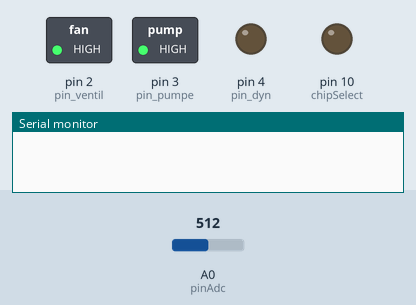
Recording of a sketch running on a simulated Arduino Uno, built with avr-gcc and run on an emulated ATmega328P. On the bench: switched loads named in the sketch (green lamp = pin HIGH), output pins drawn as LEDs (lit = HIGH), the last lines printed to the serial monitor. The inputs (shaded band) are chosen by the test bench; at power-on: A0 (pinAdc) = 512. The local clock reads 2024-03-15 10:24:30 at power-on unless the sketch sets it; storage starts empty.

Above: at 0.1 s.
At 2.1 s:
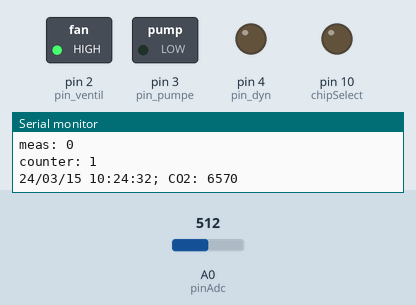
At 30.3 s:
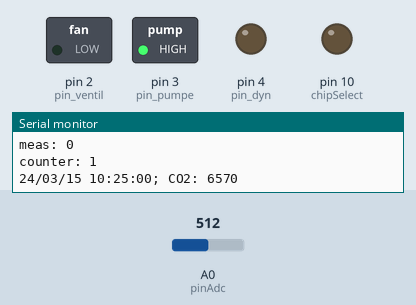
Timing chart, 0 to 31.8 s (numbered marks = the images above):
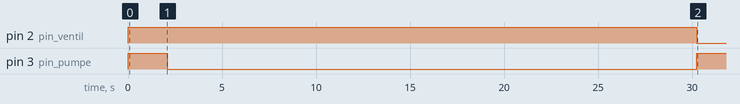

The sketch:

injektion_relais_init.ino
```cpp
// Load needed packages -----------------------------------------------------------------------
#include "RTClib.h" //Time
#include "SdFat.h" //SD-card
#include "SPI.h" //needed by SD library


// Create needed variables --------------------------------------------------------------------

// other input variables ------------------------------------------------
int intervall_s = 1;
int intervall_min = 0;
int relais_h = 6; //Pause zwischen inj messungen in stunden
int ventil_mins = 6; //Zeitraum in dem das ventil offen ist und die inj Kammer misst
int pumpe_mins = 1; //how many minutes does the pump pump

//initial measurements
int counter = 0;//counts the initial measurements
int meas = 0;//changes between 0 = Pump and 1 =  Measurement
int n_counts = 5;//number of initial measurements
int t_init = 0;//minutes before first measurement

//Time
RTC_DS1307 rtc; //Defines the real Time Object

// Pins variables
const float VRefer = 5;       // voltage of adc reference
const int pinAdc   = A0;
const int pin_ventil = 2;
const int pin_pumpe = 3;
const int pin_dyn = 4;

 //SD variables----------------------------------------------------
SdFat sd;
const int chipSelect = 10; //Select the pin the SD card uses for communication
  //if Pin 10 is used for something else the SD library will not work
SdFile file; //Variable for the logging of data
char filename[] = "yymmdd_inj.TXT";
char date_char[] = "yy/mm/dd HH:MM:SS";

//Variable for USB connection
#define ECHO_TO_SERIAL 1 //check if Arduino is connected via USB (aka to a PC)
  //if False the lines regarding the Serial Monitor are not executed
unsigned int baudrate = 38400;


// Setup ----------------------------------------------------------------------
void setup(){
 // datetime -----------------------------------

   if (! rtc.begin()) {
    Serial.println("Couldn't find RTC");
    while (1);
  }

  if (! rtc.isrunning()) {
//    Uhrzeit einmalig adjusten dann auskommentieren
//    rtc.adjust(DateTime(F(__DATE__), F(__TIME__)));
  }

//output pins
  pinMode(chipSelect, OUTPUT);
  pinMode(pin_ventil, OUTPUT);
  pinMode(pin_pumpe, OUTPUT);
  pinMode(pin_dyn, OUTPUT);

  digitalWrite(pin_ventil,HIGH);
  digitalWrite(pin_pumpe,HIGH);
  digitalWrite(pin_dyn,LOW);
//SD -------------------------------------------------------
   #if ECHO_TO_SERIAL //if USB connection exists do the following:
   Serial.begin(baudrate); //Activate Serial Monitor
   #endif ECHO_TO_SERIAL
}

// loop -----------------------------------------------------
void loop(){
  if(sd.begin(chipSelect, SPI_HALF_SPEED)){

  get_filename();
  write_header();

    DateTime now1 = rtc.now(); //Get the current time

    // Warten -------------------------------------------------------------
    if(intervall_min > 0){
    long pause = 1000L*60L*(intervall_min) - now1.second()*1000L - 2*1000L;
    delay(pause);
    }
    if(intervall_s > 0){
      long pause = 1000L*intervall_s;
      if(pause > 0){
      delay(pause);
      }
    }
    DateTime now = rtc.now(); //Get the current time
    sprintf(date_char,"%02d/%02d/%02d %02d:%02d:%02d", now.year() % 100, now.month(), now.day(),  now.hour(), now.minute(), now.second());

  Serial.println();
  //Serial.println(date_char);
  Serial.print("meas: ");
  Serial.println(meas);
  Serial.print("counter: ");
  Serial.print(counter);
//initial measurements
// am anfang wird erstmal t_init gewartet damit der Schlauch sich mit CO2 fuellt
  if(counter == 0){
    long pause = t_init * 60L*1000L;
    Serial.print("pause: ");
    Serial.println(t_init);
    delay(pause);
    counter++;
  }else if(counter <= n_counts | (counter == (n_counts +1) & now.minute() % ventil_mins == 0)){

    //dann werden n_counts messungen gemacht bevor nur noch alle relais_h stunden eine messung gemacht wird
    //wenn counter n_counts +1 ist dann wird noch ein letztes mal leergepumpt

    //CO2 auslesen und in Datei schreiben
    if(file.open(filename, O_WRITE | O_APPEND)){

   // time -------------------------------------
    SdFile::dateTimeCallback(dateTime); //Update the timestamp of the logging file
    //Datum print---------------------------------------------------------------
    file.println("");
    file.print(date_char);
    file.print(";");
    //file.flush();

    #if ECHO_TO_SERIAL
    Serial.println("");
    Serial.print(date_char);
    Serial.print(";");
    #endif ECHO_TO_SERIAL


    // read CO2 Anaolog signal---------------------------------------------------
    float CO2 = readCO2();


   //signal an PC console ------------------------------------------
   #if ECHO_TO_SERIAL
    Serial.print(" CO2: ");
    Serial.print(CO2,0);
  #endif ECHO_TO_SERIAL


  //Werte in logfile schreiben ------------------------------------------
    file.print(CO2, 0);
    file.print(";");
    file.print(counter);


    //relais 1 off and on times ---------------------------------------------
    // ventil geht in die Inj Kamer
    //now.minute % ventil_mins != 0 heisst immer wenn die jetzige minute nicht ohne rest durch ventil_mins teilbar ist
    if(now.minute() % ventil_mins != 0){
      digitalWrite(pin_ventil,LOW);
      file.print(";1");
      meas = 1;
    }else{
      digitalWrite(pin_ventil,HIGH);
      file.print(";0");
    }
    // relais 2 off and on time---------------------------
    //Pumpe geht an und spuehlt inj_kammer
  if(now.minute() % ventil_mins == 0){
      digitalWrite(pin_pumpe,LOW);
      //damit nur einmal der counter hochgesetzt wird dient meas als hilfsvariable die immer nach der messung wieder auf 0 gesetzt wird
      if(meas == 1){
        counter++;
      }
      meas = 0;
    }else{
      digitalWrite(pin_pumpe,HIGH);
    }

        file.close();
    }
  }else{
    if(counter == (n_counts + 1)){
    digitalWrite(pin_pumpe,HIGH);
    counter++;
    }

// relais 1 off and on times -----------------------------------------------------------
  if(now.hour() % relais_h == 0){

    if(file.open(filename, O_WRITE | O_APPEND)){

   // time -------------------------------------
    SdFile::dateTimeCallback(dateTime); //Update the timestamp of the logging file

    if(now.minute() <= (ventil_mins + 1)){
      digitalWrite(pin_dyn,LOW);

    //Datum print-------------------------------------------------------------
    file.println("");
    file.print(date_char);
    file.print(";");
    //file.flush();

  #if ECHO_TO_SERIAL
    Serial.println("");
    Serial.print(date_char);
    Serial.print(";");
    #endif ECHO_TO_SERIAL


    // read CO2 Anaolog signal-------------------------------------------------
    float CO2 = readCO2();


   //signal an PC console ------------------------------------------
   #if ECHO_TO_SERIAL
    Serial.print(" CO2: ");
    Serial.print(CO2,0);
  #endif ECHO_TO_SERIAL


  //Werte in logfile schreiben ------------------------------------------
    file.print(CO2, 0);
    file.print(";");
    file.print(counter);

    }else{
      digitalWrite(pin_dyn,HIGH);
      file.close();
    }//now.minute <= ventil_mins +1

    //ventil off and on time
    if( now.minute() >= 1 & now.minute() < (ventil_mins + 1)){
      digitalWrite(pin_ventil,LOW);
      file.print(";1");
    }else{
      digitalWrite(pin_ventil,HIGH);
      file.print(";0");
    }
    // relais 2 off and on time
  if(now.minute() >= (ventil_mins + 1) & now.minute() < (ventil_mins + 1 + pumpe_mins)){
      digitalWrite(pin_pumpe,LOW);
    }else{
      digitalWrite(pin_pumpe,HIGH);
    }
        file.close();
  }//file.open
  }//relais_h
  }//if counter > n_counts
  }else{//sd.begin
  digitalWrite(pin_ventil,LOW);
  delay(1000);
  digitalWrite(pin_ventil,HIGH);
  delay(4000);
    Serial.print("No SD found");
  }
}


//functions---------------------------------------------------------------------------------------------


// Function to set the timestamp of the DataFile that was created on the SD card -------------
void dateTime(uint16_t* date, uint16_t* time) {
  DateTime now = rtc.now();

  //return date using FAT_DATE macro to format fields
  *date = FAT_DATE(now.year(), now.month(), now.day());

  //return time using FAT_TIME macro to format fields
  *time = FAT_TIME(now.hour(), now.minute(), now.second());
}


void get_filename(){

DateTime now = rtc.now();

filename[0] = (now.year()/10)%10 + '0'; //To get 3rd digit from year()
filename[1] = now.year()%10 + '0'; //To get 4th digit from year()
filename[2] = now.month()/10 + '0'; //To get 1st digit from month()
filename[3] = now.month()%10 + '0'; //To get 2nd digit from month()
filename[4] = now.day()/10 + '0'; //To get 1st digit from day()
filename[5] = now.day()%10 + '0'; //To get 2nd digit from day()
//filename[6] = now.hour()/12 + '0'; //To get 1st digit from day()
//filename[7] = now.hour()%10 + '0'; //To get 2nd digit from day()

}

void write_header() {
  if(!sd.exists(filename)){
    file.open(filename, O_WRITE | O_CREAT | O_EXCL | O_APPEND);

    file.print("date; CO2_ppm; counter; inj");
    file.close();
  }
}

float readVout()
{
    long sum = 0;
    for(int i=0; i<32; i++)
    {
        sum += analogRead(pinAdc);
    }
    // >>= bitshift nach rechts entspricht eine division durch 2^x also in diesem fall 2^5 also 32
    sum >>= 5;
    //Analog to Digital Converter (ADC): Analog V measured = ADC reading * System Voltage (5V) / Resolution of ADC (10 bits = 2^10 also 1023)
    float MeasuredVout = sum * (VRefer / 1023.0);


    return MeasuredVout;
}

float readCO2()
{
    // Vout samples are with reference to 3.3V
    float Vout = readVout();

    // Sauerstoffkonz Luft 20.95%
    // Gemessenes Analog Signal 1.325V
    float Concentration = ((Vout - 0.4) / 1.6) * 5000;
    return Concentration;
}
```

Measured:
- by itself, pin 2 (pin_ventil): HIGH → LOW at 30.2 s
- by itself, pin 3 (pin_pumpe): HIGH → LOW at 2.1 s, → HIGH 28.2 s later
